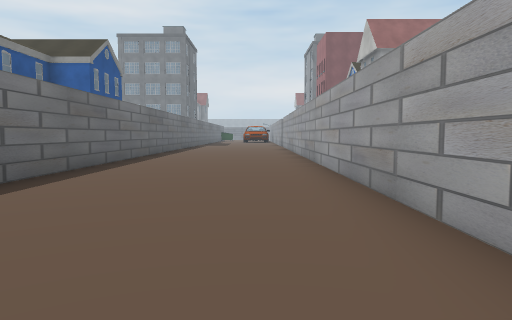
[1] (above)

24 first-person views from a walk through a scene from a Unity 3-D project. The camera is 1.3 m above the floor, tilts 4° down and sees 70° across. Doors are open. The floor is counted in squares, 2 m on a side. Each view is taken from the middle of a square. On the plan, view 1 faces up. The plan holds only what a view shows up to about 11 squares ahead; the rest is blank. The place goes on beyond the plan. The player character is not drawn. Some surface patterns are stand-ins.

[2]
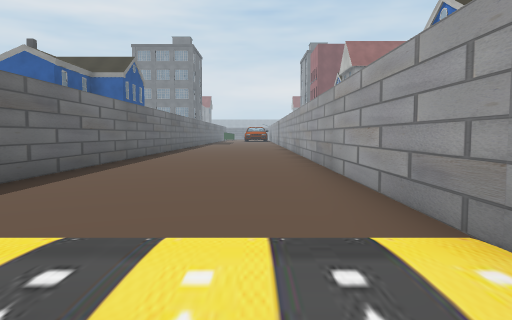

[3]
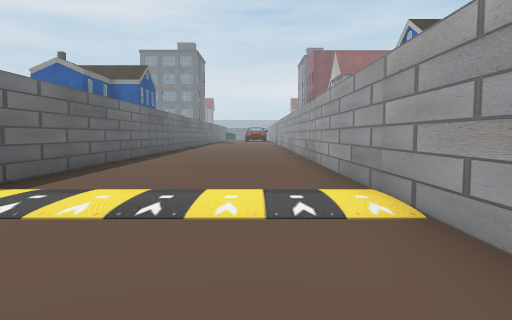

[4]
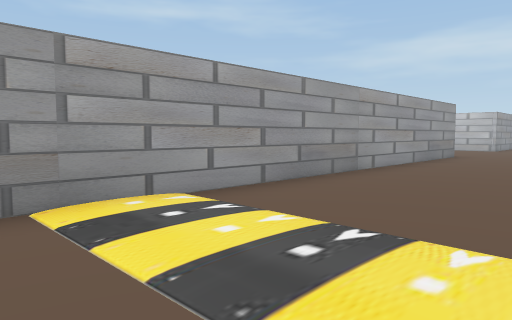

[5]
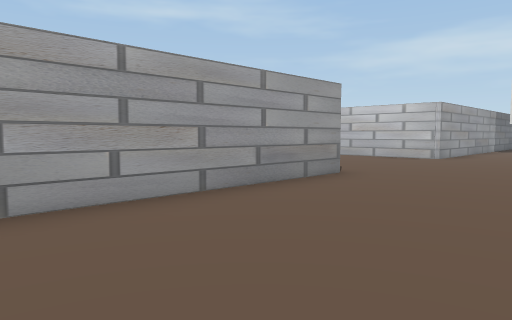

[6]
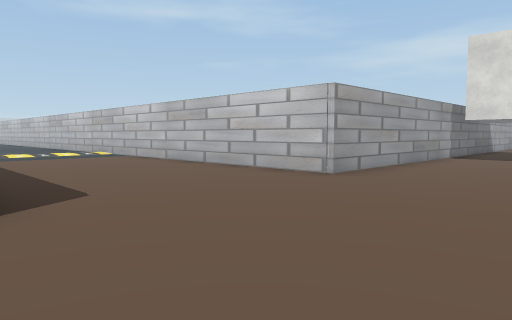

[7]
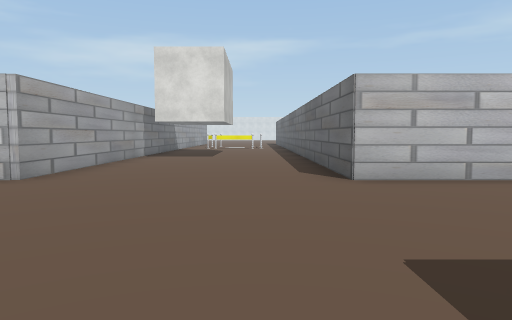

[8]
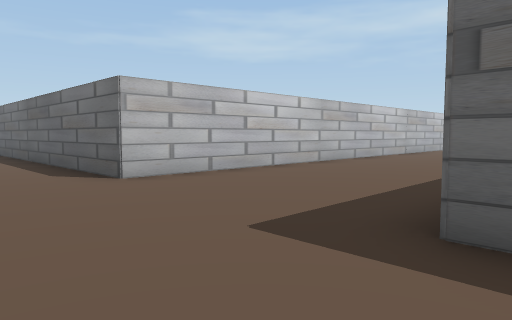

[9]
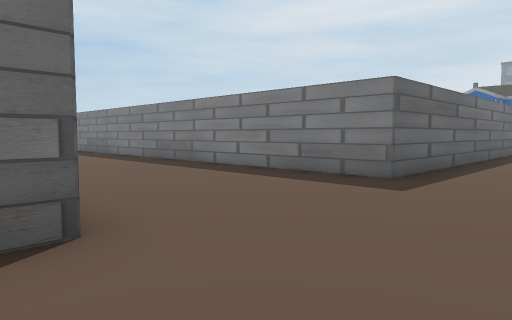

[10]
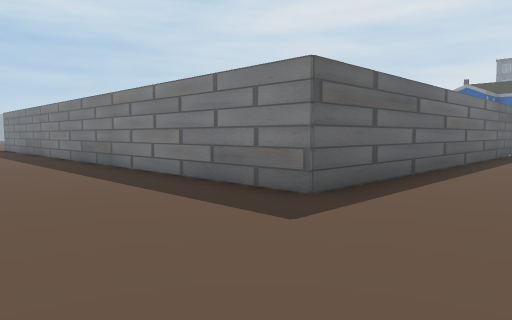

[11]
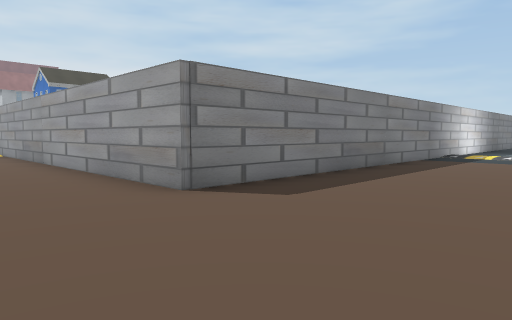

[12]
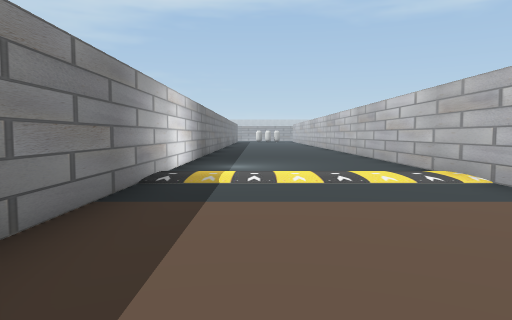

[13]
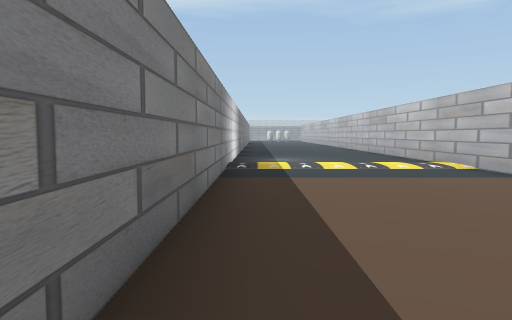

[14]
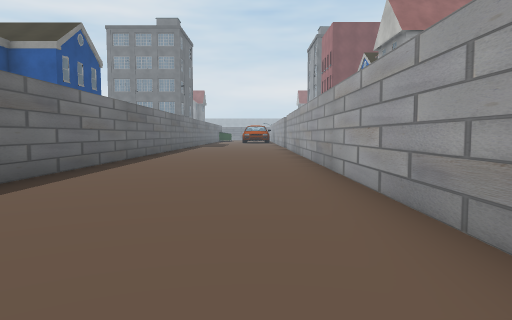

[15]
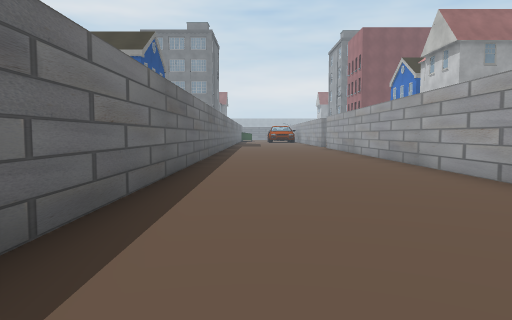

[16]
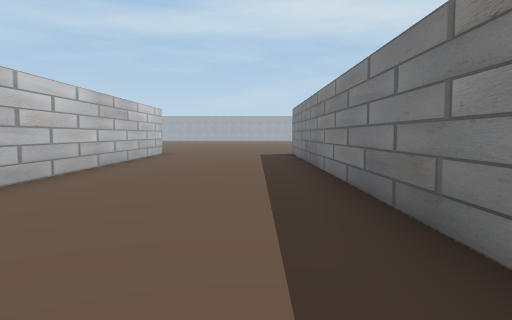

[17]
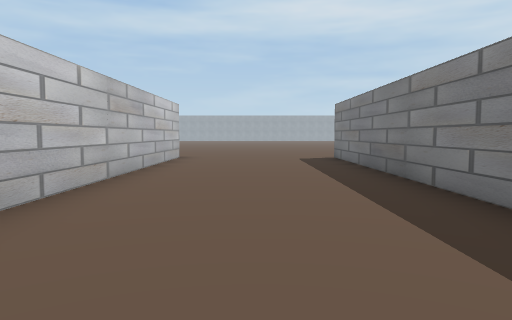

[18]
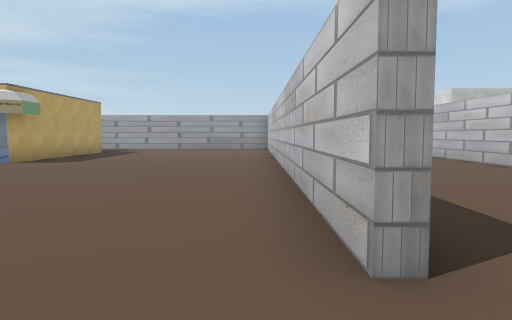

[19]
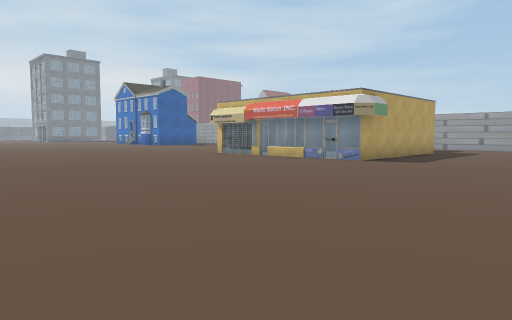

[20]
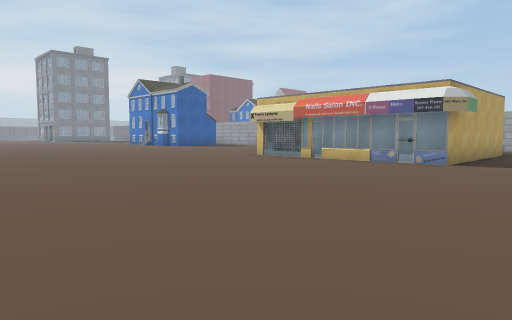

[21]
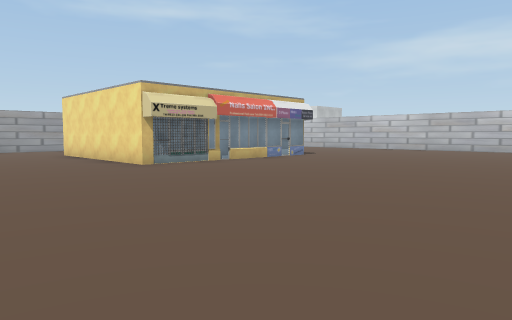

[22]
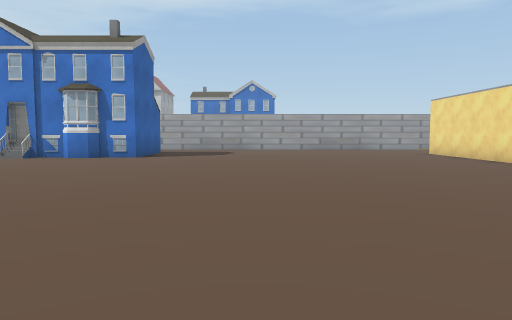

[23]
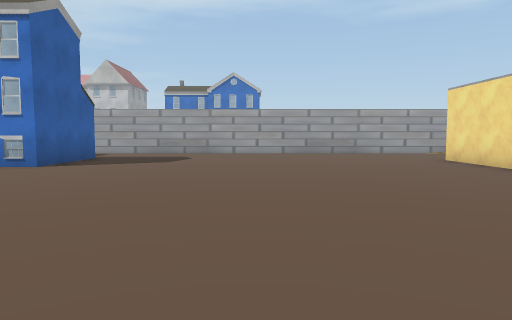

[24]
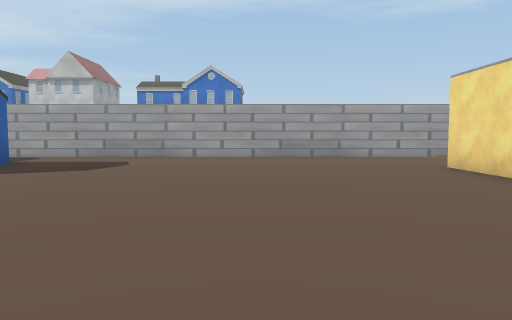

### Floor plan
Points are (right, up) in squares from view 1. A wall is a line through its corners. A room is listed if a view was taken in it or the views show most of it. See-through windows are left out.
Room 1 (views 1, 2, 3, 4, 5, 6, 7, 8, 9, 10, 11, 12, 13, 14, 15, 16, 17)
walls: (-3.4, -1.8) (-3.4, -11.8) (-18.4, -11.8); (1.4, -23.2) (1.4, -16.2) (16, -16.2); (16, -11.4) (1.4, -11.4) (1.4, 13); (-18.5, -16.2) (-3.4, -16.2) (-3.4, -23.5); (-3.4, 13) (-3.4, -0.2)
ways out: opening at (-19.5, -12) to room 2; opening at (-19.5, -16)
Room 2 (views 18, 19, 20, 21, 22, 23, 24)
walls: (-11.7, -3.4) (-12, -3); (-6.9, -5.4) (-11.7, -5.4) (-11.7, 0.2) (-6.8, 0.2); (-3.6, -1.5) (-3.6, 11.1); (-18.5, -11.5) (-9.4, -11.5)
ways out: opening at (-19.5, -12) to room 1
objects: other object (-9, 13)

Where each view was taken, in squares from view 1:
view 1: 0 up, 0 right, facing up
view 2: 3 down, 0 right, facing up
view 3: 5 down, 0 right, facing up
view 4: 0 up, 2 left, facing down-right
view 5: 6 down, 2 left, facing down-right
view 6: 11 down, 2 left, facing down-right
view 7: 11 down, 2 left, facing down
view 8: 11 down, 1 left, facing down-left
view 9: 17 down, 1 left, facing up-left
view 10: 15 down, 1 left, facing up-left
view 11: 15 down, 1 left, facing up-right
view 12: 13 down, 5 right, facing right
view 13: 12 down, 3 right, facing right
view 14: 2 up, 0 right, facing up
view 15: 1 up, 2 left, facing up
view 16: 13 down, 6 left, facing left
view 17: 14 down, 8 left, facing left
view 18: 11 down, 20 left, facing right
view 19: 10 down, 20 left, facing up-right
view 20: 8 down, 20 left, facing up-right
view 21: 4 up, 19 left, facing down-right
view 22: 6 up, 19 left, facing right
view 23: 5 up, 16 left, facing right
view 24: 4 up, 14 left, facing right
